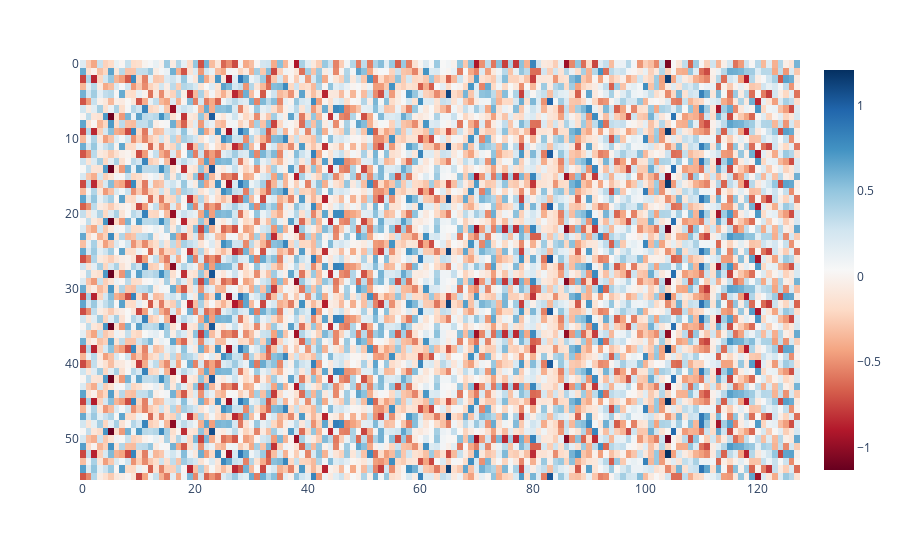

Notebook code for this chart:
### Code cell
plot.imshow(t_flat_acts - t_flat_acts.mean(0))

### Figure 1 — Plotly figure (JSON) as saved in the notebook; plotly's stock layout.template omitted (floating-point values rounded to 4 significant figures; data arrays with more than 128 entries replaced by an {"elided": "..."} marker saying what was removed)
{"data": [{"coloraxis": "coloraxis", "hovertemplate": "x: %{x}<br>y: %{y}<br>color: %{z}<extra></extra>", "name": "0", "type": "heatmap", "xaxis": "x", "yaxis": "y", "z": {"elided": "56x128 float values"}}], "layout": {"coloraxis": {"colorscale": [[0, "rgb(103,0,31)"], [0.1, "rgb(178,24,43)"], [0.2, "rgb(214,96,77)"], [0.3, "rgb(244,165,130)"], [0.4, "rgb(253,219,199)"], [0.5, "rgb(247,247,247)"], [0.6, "rgb(209,229,240)"], [0.7, "rgb(146,197,222)"], [0.8, "rgb(67,147,195)"], [0.9, "rgb(33,102,172)"], [1, "rgb(5,48,97)"]]}, "margin": {"t": 60}, "xaxis": {"anchor": "y", "domain": [0, 1]}, "yaxis": {"anchor": "x", "autorange": "reversed", "domain": [0, 1]}}}
